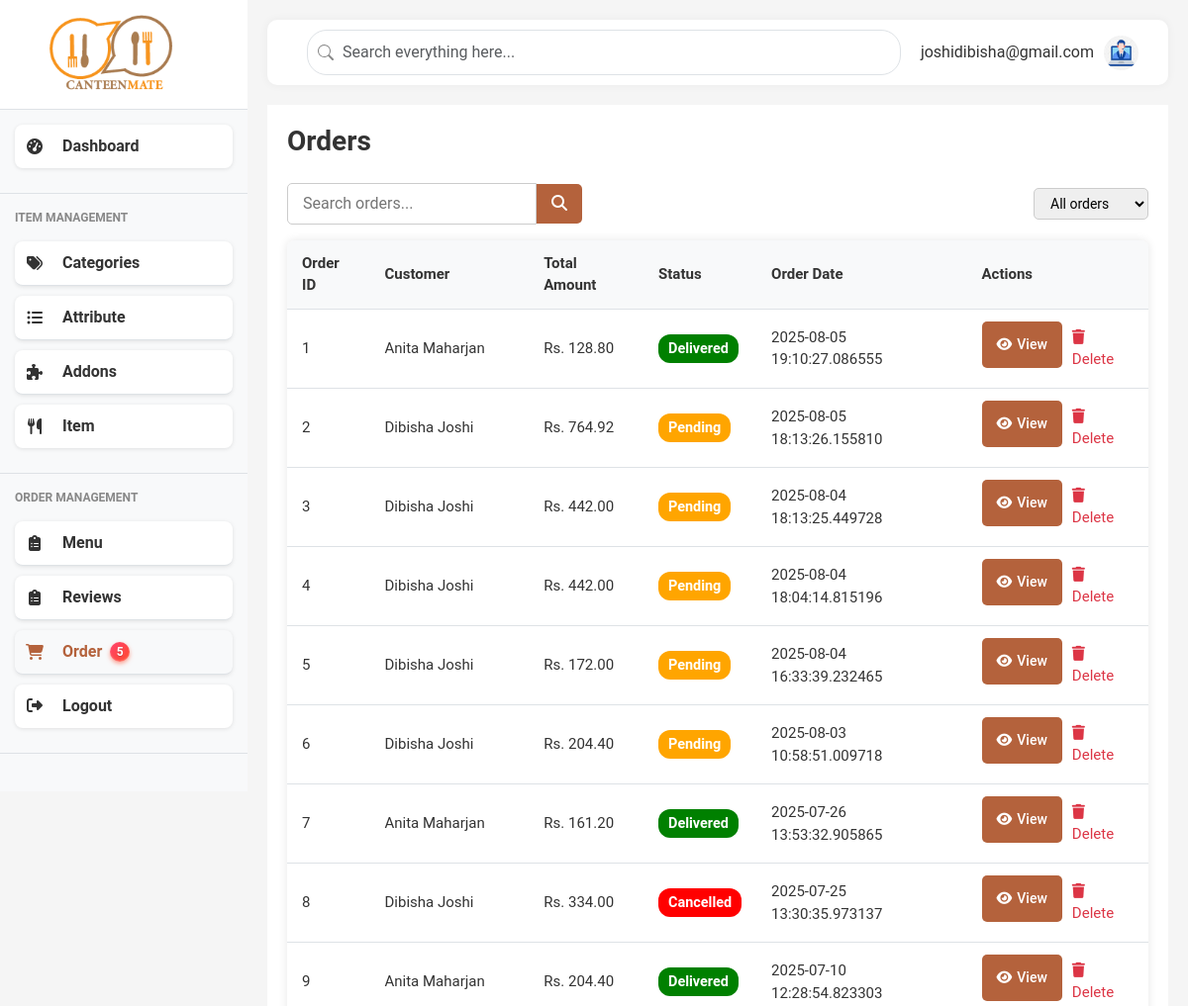
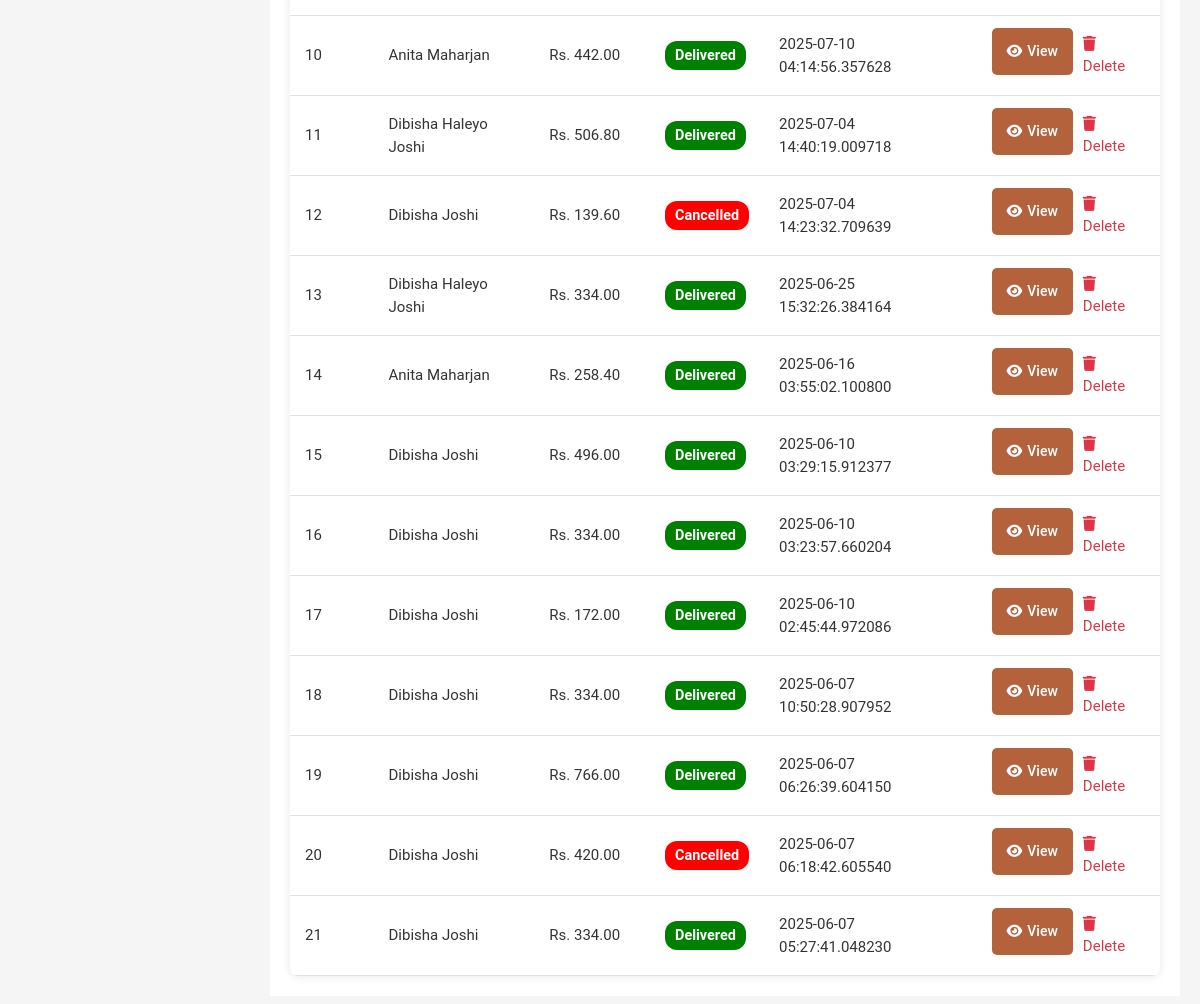
Page /admin/orders (signed in) on the committed database (2 pictures, top to bottom).
### models.py (models this page shows, shortened)
class User(db.Model):
    id = db.Column(db.Integer, primary_key=True)
    fullname = db.Column(db.String(100), nullable=False)
    email = db.Column(db.String(100), unique=True, nullable=False)
    password = db.Column(db.String(200), nullable=False)
    role = db.Column(db.String(20), nullable=False)
    phone = db.Column(db.String(10))
    created_at = db.Column(db.DateTime, server_default=db.func.now())

class Order(db.Model):
    id = db.Column(db.Integer, primary_key=True)
    user_id = db.Column(db.Integer, db.ForeignKey('user.id'), nullable=False)
    name = db.Column(db.String(100), nullable=False)
    contact = db.Column(db.String(20), nullable=False)
    email = db.Column(db.String(100), nullable=False)
    delivery = db.Column(db.String(20), nullable=False)
    building = db.Column(db.String(100))
    floor = db.Column(db.String(100))
    payment = db.Column(db.String(20), nullable=False)
    status = db.Column(db.String(20), nullable=False, default='Pending')
    created_at = db.Column(db.DateTime, default=datetime.utcnow)
    total_amount = db.Column(db.Float, nullable=False)
    khalti_token = db.Column(db.String(255), nullable=True)
    esewa_transaction_code = db.Column(db.String(255), nullable=True)  # New field for eSewa
    items = db.relationship('OrderItem', backref='order', lazy=True)
    items = db.relationship('OrderItem', backref='order', lazy=True)

### main.py (the view)
@app.route('/admin/orders')
@login_required
def admin_orders():
    user_id = session.get('user_id')
    user = User.query.get(user_id)
    orders = Order.query.order_by(Order.created_at.desc()).all()
    return render_template('admin/admin_orders.html',user=user,active_page='admin_orders', orders=orders)

### main.py (called while the page is built)
def login_required(view):
    @functools.wraps(view)
    def wrapped_view(**kwargs):
        if 'user_id' not in session:
            flash('Please log in to access this page', 'warning')
            return redirect(url_for('login'))
        return view(**kwargs)
    return wrapped_view

@app.context_processor
def inject_new_orders_count():
    count = Order.query.filter_by(status='pending').count()
    print(count)
    return dict(new_orders_count=count)

### templates/admin/admin_orders.html (shortened to what this page needs)
{% extends "admin/admin_base.html" %}
{% block content %}
<div class="category-section">
    <div class="section-header">
        <h1 class="page-title">Orders</h1>
    </div>
    <div class="section-filters" style="margin-bottom: 1rem;">
        <div class="search-box">
            <input type="text" id="orderSearch" placeholder="Search orders...">
            <button type="button" style="background-color:#b4623c;">
                <i class="fas fa-search"></i>
            </button>
        </div>
        <div class="filter-dropdown">
            <select id="statusFilter">
                <option value="">All orders</option>
            </select>
        </div>
    </div>
    <div class="data-table">
        <table>
            <thead>
                <tr>
                    <th>Order ID</th>
                    <th>Customer</th>
                    <th>Total Amount</th>
                    <th>Status</th>
                    <th>Order Date</th>
                    <th>Actions</th>
                </tr>
            </thead>
            <tbody id="orderTableBody">
                {% for order in orders %}
                <tr class="order-row">
                    <td>{{ loop.index }}</td>
                    <td class="order-customer">{{ order.name }}</td>
                    <td>Rs. {{ '%.2f'|format(order.total_amount) }}</td>
                    <td class="order-status">
                        <span class="status-badge {{ order.status|lower }}">{{ order.status }}</span>
                    </td>
                    <td class="order-date">{{ order.created_at }}</td>
                    <td class="actions">
                        <a href="{{ url_for('admin_order_view', order_id=order.id) }}" class="btn btn-sm btn-primary"><i class="fas fa-eye"></i> View</a>
                        <a href="#" class="btn-delete"><i class="fas fa-trash"></i> Delete</a>
                    </td>
                </tr>
                {% endfor %}
            </tbody>
        </table>
    </div>
</div>
{% endblock %}

### templates/admin/admin_base.html (shortened to what this page needs)
<!DOCTYPE html>
<html lang="en">
<head>
    <link href="https://cdnjs.cloudflare.com/ajax/libs/bootstrap/5.3.0/css/bootstrap.min.css" rel="stylesheet">
    <link href="https://cdnjs.cloudflare.com/ajax/libs/font-awesome/6.4.0/css/all.min.css" rel="stylesheet">
    <link href="{{ url_for('static', filename='css/style.css') }}" rel="stylesheet">
    <link href="{{ url_for('static', filename='css/admin_styles.css') }}" rel="stylesheet">
    <link href="{{ url_for('static', filename='css/content-page.css') }}" rel="stylesheet">
</head>
<body>
    <div class="d-flex">
    <div class="sidebar">
        <div class="brand">
            <img src="{{ url_for('static', filename='img/logo.png') }}" href={{ url_for('dashboard')}} alt="Canteen Logo">
        </div>
        <nav>
            <div class="menu-section">
                <a href="{{ url_for('dashboard')}}" class="menu-item {% if active_page == 'dashboard' %}active{% endif %}">
                    <i class="fas fa-tachometer-alt"></i>
                    Dashboard
                </a>
            </div>
            <div class="menu-section">
                <div class="menu-title">ITEM MANAGEMENT</div>
                <a href="{{ url_for('categories') }}" class="menu-item {% if active_page == 'categories' %}active{% endif %}">
                    <i class="fas fa-tags"></i>
                    Categories
                </a>
                <a href="{{ url_for('attribute')}}" class="menu-item {% if active_page == 'attributes' %}active{% endif %}">
                    <i class="fas fa-list-ul"></i>
                    Attribute
                </a>
                <a href="{{ url_for('addons')}}" class="menu-item {% if active_page == 'addons' %}active{% endif %}">
                    <i class="fas fa-puzzle-piece"></i>
                    Addons
                </a>
                <a href="{{ url_for('items')}}" class="menu-item  {% if active_page == 'items' %}active{% endif %}">
                    <i class="fas fa-utensils"></i>
                    Item
                </a>
            </div>
            <div class="menu-section">
                <div class="menu-title">ORDER MANAGEMENT</div>
                <a href="{{ url_for('menu') }}" class="menu-item  {% if active_page == 'menu' %}active{% endif %}">
                    <i class="fas fa-clipboard-list"></i>
                    Menu
                </a>
                <a href="{{ url_for('admin_reviews') }}" class="menu-item  {% if active_page == 'reviews' %}active{% endif %}">
                    <i class="fas fa-clipboard-list"></i>
                    Reviews
                </a>
               <a href="{{ url_for('admin_orders') }}" class="menu-item {% if active_page == 'admin_orders' %}active{% endif %}">
                <i class="fas fa-shopping-cart"></i>
                Order
                {% if new_orders_count > 0 %}
                <span class="order_badge">{{ new_orders_count }}</span>
                {% endif %}
            </a>
                <a href="{{ url_for('logout') }}" class="menu-item {% if active_page == 'logout' %}active{% endif %}">
                    <div class="menu-icon"><i class="fas fa-sign-out-alt"></i></div>
                    <div class="menu-text">Logout</div>
                </a>
            </div>
        </nav>
    </div>
    <div class="content-wrapper">
        <div class="top-navbar">
            <div class="search-bar">
                <input type="text" class="form-control" placeholder="Search everything here...">
            </div>
            <div class="d-flex align-items-center">
                <div class="user-profile">
                    <div class="user-info">
                        <div class="user-email">{{ user.email }}</div>
                    </div>
                    <img src="{{ url_for('static', filename='img/admin.jpg') }}" alt="User Avatar">
                </div>
            </div>
        </div>
    {% block content %}{% endblock %}
</body>
</html>

### static/css/style.css (style rules this page uses)
:root { --primary-color: #f7941d; --secondary-color: #e74c3c; --light-gray: #f8f9fa; --dark-gray: #343a40; --success-color: #28a745; --warning-color: #ffc107; --danger-color: #dc3545; --border-color: #dee2e6; }
body { font-family: 'Segoe UI', Tahoma, Geneva, Verdana, sans-serif; background-color: #f5f5f5; overflow-x: hidden; }
.d-flex { display: flex; }
.sidebar { height: 100vh; flex: 0 0 clamp(200px, 25%, 250px); overflow-y: auto; position: fixed; width: clamp(200px, 25%, 250px); background-color: #f8f9fa; transition: transform 0.3s ease, width 0.3s ease; z-index: 1000; }
.brand { background-color: white; padding: 15px; border-bottom: 1px solid var(--border-color); display: flex; align-items: center; padding-left: 20%; }
.brand img { height: 80px; }
.menu-section { padding: 15px; border-bottom: 1px solid var(--border-color); }
.menu-title { font-size: 12px; color: #888; font-weight: bold; margin-bottom: 15px; text-transform: uppercase; }
.menu-item { display: flex; align-items: center; gap: 8px; background: #fff; padding: 12px 20px; margin-bottom: 10px; border-radius: 8px; text-decoration: none; color: #333; box-shadow: 0 1px 4px rgb(0 0 0 / 0.1); width: 220px; font-weight: 600; user-select: none; }
.order_badge { display: inline-flex; align-items: center; justify-content: center; min-width: 20px; height: 20px; padding: 0 6px; font-size: 12px; font-weight: 600; color: white; background: linear-gradient(135deg, #ff416c, #ff4b2b); border-radius: 12px; box-shadow: 0 2px 4px rgba(255, 75, 43, 0.5), inset 0 -1px 2px rgba(255, 255, 255, 0.3); user-select: none; transition: background 0.3s ease, transform 0.15s ease; cursor: default; text-shadow: 0 1px 1px rgba(0,0,0,0.2); }
.menu-item:hover, .menu-item.active { background-color: var(--light-gray); color: #b4623c; }
.menu-item i { width: 20px; text-align: center; margin-right: 10px; }
.content-wrapper { margin-left: clamp(200px, 25%, 250px); padding: 20px; width: calc(100% - clamp(200px, 25%, 250px)); transition: margin-left 0.3s ease, width 0.3s ease; overflow-x: hidden; }
.top-navbar { display: flex; justify-content: space-between; align-items: center; background-color: white; border-radius: 10px; padding: 10px 20px; margin-bottom: 20px; box-shadow: 0 0 10px rgba(0,0,0,0.05); }
.search-bar { flex-grow: 1; margin: 0 20px; }
.search-bar input { border-radius: 20px; padding-left: 35px; background-position: 10px center; background-repeat: no-repeat; }
.user-profile { display: flex; align-items: center; gap: 10px; }
.user-profile img { width: 40px; height: 40px; border-radius: 50%; object-fit: cover; }
.user-profile .user-info { display: flex; flex-direction: column; }
.form-control, .form-select { border-radius: 5px; padding: 10px 15px; border: 1px solid var(--border-color); }
.btn-primary { background-color: var(--primary-color); border-color: var(--primary-color); }
.category-section { background-color: white; margin-bottom: 20px; border-radius: var(--border-radius); box-shadow: var(--shadow); overflow: hidden; margin: 0 auto; padding: 20px; color: #333; }
.section-header { display: flex; justify-content: space-between; align-items: center; margin-bottom: 15px; }
.page-title { font-size: 28px; font-weight: 700; }
.section-filters { display: flex; justify-content: space-between; align-items: center; margin-bottom: 15px; gap: 15px; flex-wrap: wrap; }
.filter-dropdown select { padding: 6px 12px; border-radius: 5px; border: 1px solid #ccc; font-size: 14px; cursor: pointer; }
.data-table { overflow-x: auto; border-radius: 8px; box-shadow: 0 0 10px rgb(0 0 0 / 0.1); }
.data-table table { width: 100%; border-collapse: collapse; min-width: 600px; }
.data-table th, .data-table td { padding: 12px 16px; text-align: left; border-bottom: 1px solid #eee; vertical-align: middle; font-size: 15px; }
.data-table thead { background-color: #f8f9fa; font-weight: 600; font-size: 16px; }
.status-badge { display: inline-block; padding: 4px 10px; font-size: 13px; font-weight: 600; border-radius: 12px; color: white; user-select: none; }
.actions { display: flex; gap: 10px; }

### templates/admin/admin_orders.html (style rules this page uses)
.status-badge { padding: 4px 10px; border-radius: 12px; font-weight: 600; color: #fff; text-transform: capitalize; font-size: 0.9rem; }
.status-badge.pending { background-color: orange; }
.status-badge.delivered { background-color: green; }
.status-badge.cancelled { background-color: red; }

### rows in the picture
User: email "joshidibisha@gmail.com"
Order: name "Anita Maharjan", total_amount "128.80", status "Delivered", created_at "2025-08-05 19:10:27.086555"
Order: name "Dibisha Joshi", total_amount "764.92", status "Pending", created_at "2025-08-05 18:13:26.155810"
Order: name "Dibisha Joshi", total_amount "442.00", status "Pending", created_at "2025-08-04 18:13:25.449728"
Order: name "Dibisha Joshi", total_amount "442.00", status "Pending", created_at "2025-08-04 18:04:14.815196"
Order: name "Dibisha Joshi", total_amount "172.00", status "Pending", created_at "2025-08-04 16:33:39.232465"
Order: name "Dibisha Joshi", total_amount "204.40", status "Pending", created_at "2025-08-03 10:58:51.009718"
Order: name "Anita Maharjan", total_amount "161.20", status "Delivered", created_at "2025-07-26 13:53:32.905865"
Order: name "Dibisha Joshi", total_amount "334.00", status "Cancelled", created_at "2025-07-25 13:30:35.973137"
Order: name "Anita Maharjan", total_amount "204.40", status "Delivered", created_at "2025-07-10 12:28:54.823303"
Order: name "Anita Maharjan", total_amount "442.00", status "Delivered", created_at "2025-07-10 04:14:56.357628"
Order: name "Dibisha Haleyo Joshi", total_amount "506.80", status "Delivered", created_at "2025-07-04 14:40:19.009718"
Order: name "Dibisha Joshi", total_amount "139.60", status "Cancelled", created_at "2025-07-04 14:23:32.709639"
Order: name "Dibisha Haleyo Joshi", total_amount "334.00", status "Delivered", created_at "2025-06-25 15:32:26.384164"
Order: name "Anita Maharjan", total_amount "258.40", status "Delivered", created_at "2025-06-16 03:55:02.100800"
Order: name "Dibisha Joshi", total_amount "496.00", status "Delivered", created_at "2025-06-10 03:29:15.912377"
Order: name "Dibisha Joshi", total_amount "334.00", status "Delivered", created_at "2025-06-10 03:23:57.660204"
Order: name "Dibisha Joshi", total_amount "172.00", status "Delivered", created_at "2025-06-10 02:45:44.972086"
Order: name "Dibisha Joshi", total_amount "334.00", status "Delivered", created_at "2025-06-07 10:50:28.907952"
Order: name "Dibisha Joshi", total_amount "766.00", status "Delivered", created_at "2025-06-07 06:26:39.604150"
Order: name "Dibisha Joshi", total_amount "420.00", status "Cancelled", created_at "2025-06-07 06:18:42.605540"
Order: name "Dibisha Joshi", total_amount "334.00", status "Delivered", created_at "2025-06-07 05:27:41.048230"

### other values in the picture
{{ new_orders_count }} "5"
